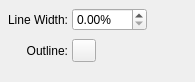
<?xml version="1.0" encoding="UTF-8"?>
<ui version="4.0">
 <class>BlockTextOutline</class>
 <widget class="QWidget" name="BlockTextOutline">
  <property name="geometry">
   <rect>
    <x>0</x>
    <y>0</y>
    <width>195</width>
    <height>82</height>
   </rect>
  </property>
  <property name="windowTitle">
   <string>Form</string>
  </property>
  <layout class="QGridLayout" name="gridLayout">
   <property name="leftMargin">
    <number>8</number>
   </property>
   <property name="topMargin">
    <number>8</number>
   </property>
   <property name="rightMargin">
    <number>8</number>
   </property>
   <property name="bottomMargin">
    <number>8</number>
   </property>
   <property name="horizontalSpacing">
    <number>4</number>
   </property>
   <property name="verticalSpacing">
    <number>8</number>
   </property>
   <item row="1" column="0">
    <widget class="QLabel" name="label_2">
     <property name="text">
      <string>Outline:</string>
     </property>
     <property name="alignment">
      <set>Qt::AlignRight|Qt::AlignTrailing|Qt::AlignVCenter</set>
     </property>
    </widget>
   </item>
   <item row="0" column="2">
    <spacer name="horizontalSpacer">
     <property name="orientation">
      <enum>Qt::Horizontal</enum>
     </property>
     <property name="sizeHint" stdset="0">
      <size>
       <width>0</width>
       <height>0</height>
      </size>
     </property>
    </spacer>
   </item>
   <item row="0" column="1">
    <widget class="QDoubleSpinBox" name="numberOutlineWidth">
     <property name="suffix">
      <string>%</string>
     </property>
     <property name="maximum">
      <double>100.000000000000000</double>
     </property>
    </widget>
   </item>
   <item row="1" column="1">
    <widget class="ColorButton" name="buttonOutlineColor">
     <property name="text">
      <string/>
     </property>
     <property name="popupMode">
      <enum>QToolButton::InstantPopup</enum>
     </property>
    </widget>
   </item>
   <item row="0" column="0">
    <widget class="QLabel" name="label">
     <property name="text">
      <string>Line Width:</string>
     </property>
     <property name="alignment">
      <set>Qt::AlignRight|Qt::AlignTrailing|Qt::AlignVCenter</set>
     </property>
    </widget>
   </item>
   <item row="2" column="1">
    <spacer name="verticalSpacer">
     <property name="orientation">
      <enum>Qt::Vertical</enum>
     </property>
     <property name="sizeHint" stdset="0">
      <size>
       <width>0</width>
       <height>0</height>
      </size>
     </property>
    </spacer>
   </item>
  </layout>
 </widget>
 <customwidgets>
  <customwidget>
   <class>ColorButton</class>
   <extends>QToolButton</extends>
   <header location="global">color_button.h</header>
  </customwidget>
 </customwidgets>
 <resources/>
 <connections/>
</ui>
